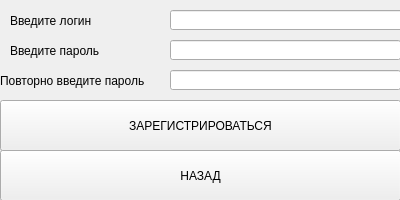
<?xml version="1.0" encoding="UTF-8"?>
<ui version="4.0">
 <class>Form</class>
 <widget class="QWidget" name="Form">
  <property name="geometry">
   <rect>
    <x>0</x>
    <y>0</y>
    <width>400</width>
    <height>200</height>
   </rect>
  </property>
  <property name="windowTitle">
   <string>Form</string>
  </property>
  <widget class="QLineEdit" name="login">
   <property name="geometry">
    <rect>
     <x>170</x>
     <y>10</y>
     <width>251</width>
     <height>20</height>
    </rect>
   </property>
  </widget>
  <widget class="QLineEdit" name="password">
   <property name="geometry">
    <rect>
     <x>170</x>
     <y>40</y>
     <width>231</width>
     <height>20</height>
    </rect>
   </property>
  </widget>
  <widget class="QLineEdit" name="password2">
   <property name="geometry">
    <rect>
     <x>170</x>
     <y>70</y>
     <width>231</width>
     <height>20</height>
    </rect>
   </property>
  </widget>
  <widget class="QLabel" name="label">
   <property name="geometry">
    <rect>
     <x>10</x>
     <y>10</y>
     <width>121</width>
     <height>21</height>
    </rect>
   </property>
   <property name="text">
    <string>Введите логин</string>
   </property>
  </widget>
  <widget class="QLabel" name="label_2">
   <property name="geometry">
    <rect>
     <x>10</x>
     <y>40</y>
     <width>141</width>
     <height>21</height>
    </rect>
   </property>
   <property name="text">
    <string>Введите пароль</string>
   </property>
  </widget>
  <widget class="QLabel" name="label_3">
   <property name="geometry">
    <rect>
     <x>0</x>
     <y>70</y>
     <width>161</width>
     <height>21</height>
    </rect>
   </property>
   <property name="text">
    <string>Повторно введите пароль</string>
   </property>
  </widget>
  <widget class="QPushButton" name="ok">
   <property name="geometry">
    <rect>
     <x>0</x>
     <y>100</y>
     <width>401</width>
     <height>51</height>
    </rect>
   </property>
   <property name="maximumSize">
    <size>
     <width>16777215</width>
     <height>51</height>
    </size>
   </property>
   <property name="text">
    <string>ЗАРЕГИСТРИРОВАТЬСЯ</string>
   </property>
  </widget>
  <widget class="QPushButton" name="back">
   <property name="geometry">
    <rect>
     <x>0</x>
     <y>150</y>
     <width>401</width>
     <height>51</height>
    </rect>
   </property>
   <property name="maximumSize">
    <size>
     <width>16777215</width>
     <height>51</height>
    </size>
   </property>
   <property name="text">
    <string>НАЗАД</string>
   </property>
  </widget>
 </widget>
 <resources/>
 <connections/>
</ui>
